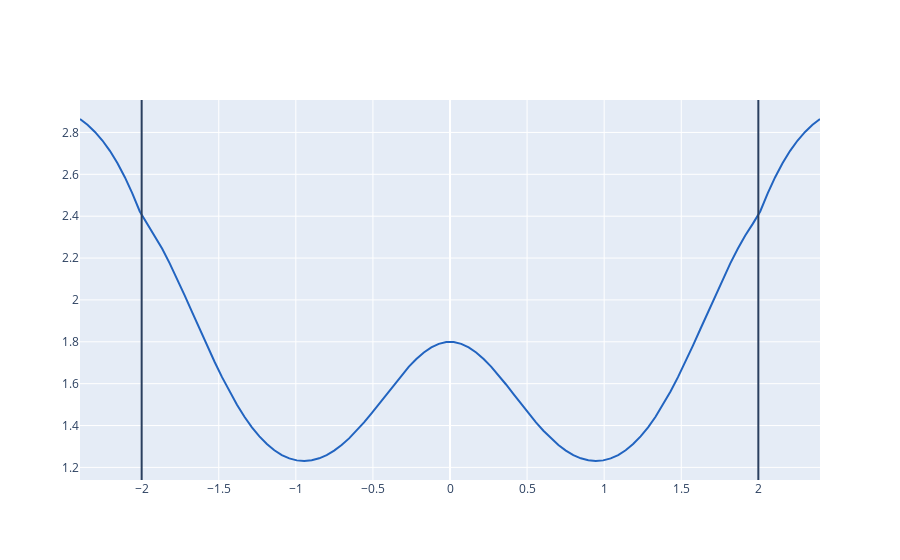

The cell this chart's notebook holds for it:
### Code cell
landscapefig = make_subplots()
landscapefig.add_trace(loss_over_space(landscapedf))
landscapefig.add_vline(x=-get_picture_radians(B))
landscapefig.add_vline(x=get_picture_radians(B))
